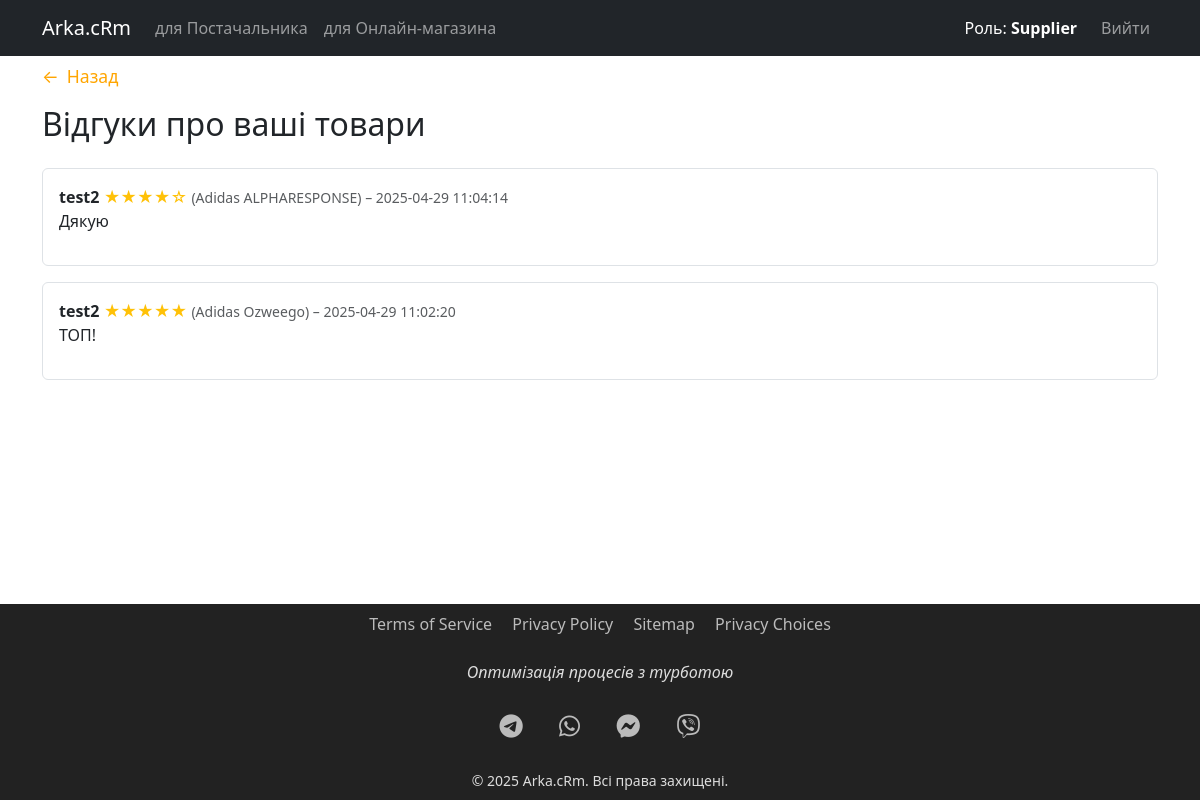
Screenshot of /supplier/reviews (signed in) with the database file from the repository.
### tables this page shows
CREATE TABLE review (
      id INTEGER PRIMARY KEY AUTOINCREMENT,
      user_id INTEGER NOT NULL,
      product_id INTEGER NOT NULL,
      supplier_id INTEGER NOT NULL,
      rating INTEGER NOT NULL CHECK (rating BETWEEN 1 AND 5),
      comment TEXT,
      created_at TIMESTAMP DEFAULT CURRENT_TIMESTAMP,
      FOREIGN KEY(user_id) REFERENCES user(id),
      FOREIGN KEY(product_id) REFERENCES product(id),
      FOREIGN KEY(supplier_id) REFERENCES user(id)
    );

CREATE TABLE user (
      id INTEGER PRIMARY KEY AUTOINCREMENT,
      username TEXT UNIQUE NOT NULL,
      password TEXT NOT NULL,
      role TEXT NOT NULL
    );

CREATE TABLE product (
      id INTEGER PRIMARY KEY AUTOINCREMENT,
      name TEXT NOT NULL,
      description TEXT,
      price REAL NOT NULL,
      stock INTEGER DEFAULT 0,
      status TEXT DEFAULT 'in_stock',
      published INTEGER DEFAULT 1,
      discount REAL DEFAULT 0.0,
      category_id INTEGER,
      supplier_id INTEGER NOT NULL,
      FOREIGN KEY(category_id) REFERENCES category(id),
      FOREIGN KEY(supplier_id) REFERENCES user(id)
    );

### app.py (the view)
@app.route('/supplier/reviews')
@supplier_required
def supplier_reviews():
    db = get_db()
    revs = db.execute('''
      SELECT r.rating, r.comment, r.created_at,
             u.username AS reviewer, p.name AS product_name
      FROM review r
      JOIN user u ON u.id=r.user_id
      JOIN product p ON p.id=r.product_id
      WHERE r.supplier_id=?
      ORDER BY r.created_at DESC
    ''',(session['user_id'],)).fetchall()
    return render_template('supplier/reviews.html', reviews=revs)

### app.py (called while the page is built)
def get_db():
    if 'db' not in g:
        g.db = sqlite3.connect(DATABASE)
        g.db.row_factory = sqlite3.Row
    return g.db

def supplier_required(f):
    @wraps(f)
    def wrapper(*args, **kwargs):
        if session.get('role') != 'Supplier':
            return redirect(url_for('login'))
        return f(*args, **kwargs)
    return wrapper

### templates/supplier/reviews.html (shortened to what this page needs)
{% extends "base.html" %}
{% block content %}
<div class="container py-5">
    <a href="{{ url_for('supplier_dashboard') }}"
     class="mb-3 d-inline-flex align-items-center"
     style="color: orange; text-decoration: none; font-size: 1.1rem;">
    ←
    <span class="ms-2">Назад</span>
  </a>
  <h2 class="mb-4">Відгуки про ваші товари</h2>
  {% for r in reviews %}
    <div class="mb-3 p-3 border rounded">
      <div>
        <strong>{{ r.reviewer }}</strong>
        <span class="text-warning">{{ '★'*r.rating }}{{ '☆'*(5-r.rating) }}</span>
        <small class="text-muted">({{ r.product_name }}) – {{ r.created_at }}</small>
      </div>
      <p>{{ r.comment }}</p>
    </div>
  {% else %}
    <p class="text-muted">Немає відгуків</p>
  {% endfor %}
</div>
{% endblock %}

### templates/base.html (style rules this page uses)
html, body { height: 100%; }
body { display: flex; flex-direction: column; padding-top: 15px; }
:root { --brand-orange: #ff6600; }

### rows the page displays
review: reviewer "test2", rating "★★★★", rating "☆", product_name "Adidas ALPHARESPONSE", created_at "2025-04-29 11:04:14", comment "Дякую"
review: reviewer "test2", rating "★★★★★", product_name "Adidas Ozweego", created_at "2025-04-29 11:02:20", comment "ТОП!"

### other values shown
{{ session.role }} "Supplier"
